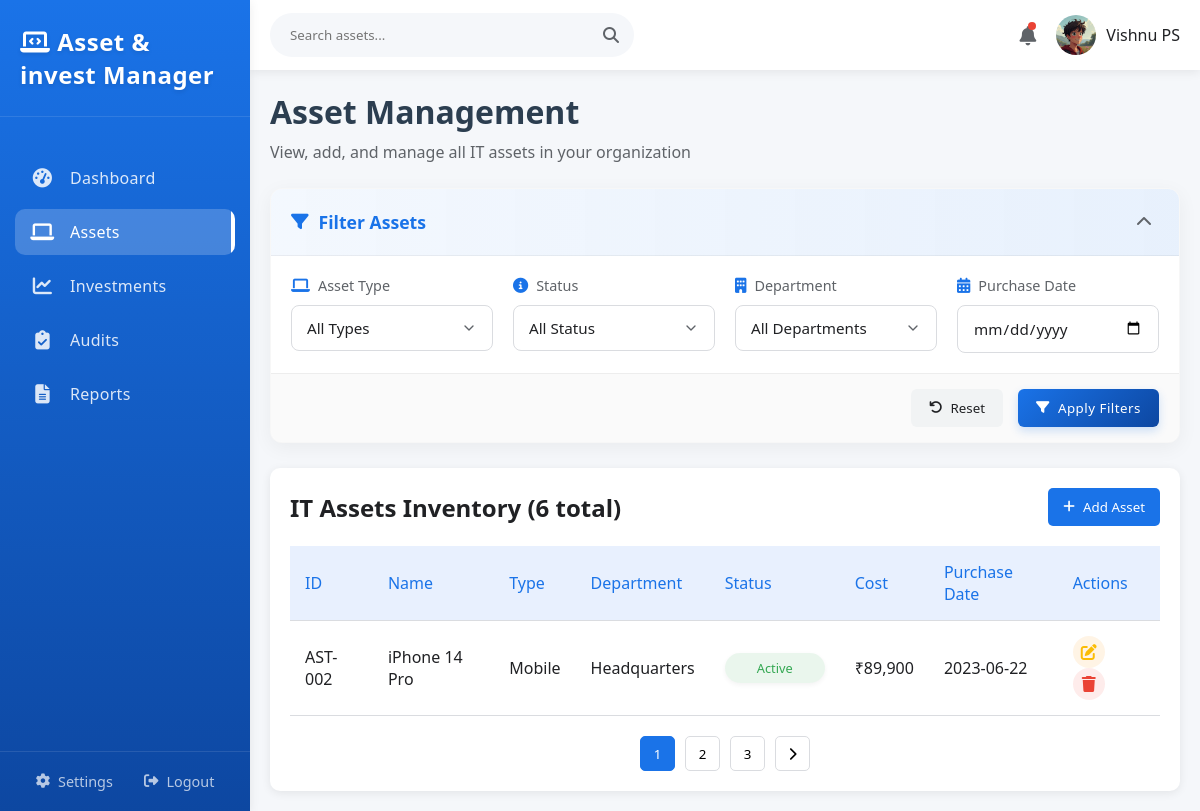
The app's page /assets.php?type=Mobile (signed in) with its own data.
### tables this page shows
CREATE TABLE `assets` (
  `id` int(11) NOT NULL,
  `asset_id` varchar(20) NOT NULL,
  `name` varchar(255) NOT NULL,
  `type` varchar(50) NOT NULL,
  `cost` decimal(12,2) NOT NULL,
  `purchase_date` date NOT NULL,
  `status` varchar(20) NOT NULL DEFAULT 'Active',
  `assigned_to` varchar(255) DEFAULT NULL,
  `location` varchar(100) DEFAULT NULL,
  `created_at` timestamp NOT NULL DEFAULT current_timestamp(),
  `user_id` int(11) DEFAULT NULL
);

### assets.php (the view, shortened to what this page needs)
<?php
include('config.php');
$user_id = $_SESSION['user_id'];
$whereConditions = ["user_id = ?"];
$params = [$user_id];
$types = 'i';
if (isset($_GET['type']) && $_GET['type'] !== 'all') {
    $whereConditions[] = "type = ?";
    $params[] = $_GET['type'];
    $types .= 's';
}
$assetsQuery = "SELECT * FROM assets WHERE ".implode(" AND ", $whereConditions)." ORDER BY id DESC";
$stmt = $conn->prepare($assetsQuery);
$stmt->bind_param($types, ...$params);
$stmt->execute();
$assetsResult = $stmt->get_result();
$totalAssetsQuery = "SELECT COUNT(*) as total FROM assets WHERE user_id = ?";
$totalAssetsStmt = $conn->prepare($totalAssetsQuery);
$totalAssetsStmt->bind_param('i', $user_id);
$totalAssetsStmt->execute();
$totalAssetsResult = $totalAssetsStmt->get_result();
$totalAssetsData = $totalAssetsResult->fetch_assoc();
$totalAssets = $totalAssetsData['total'];
?>
<!DOCTYPE html>
<html lang="en">
<head>
    <link rel="stylesheet" href="styles.css">
    <link rel="stylesheet" href="https://cdnjs.cloudflare.com/ajax/libs/font-awesome/6.4.0/css/all.min.css">
</head>
<body>
    <div class="container">
    <nav class="sidebar">
        <div class="logo">
            <h2><i class="fas fa-laptop-code"></i> Asset & invest Manager</h2>
        </div>
        <ul class="nav-links">
            <li><a href="dashboard.php"><i class="fas fa-tachometer-alt"></i> Dashboard</a></li>
            <li class="active"><a href="assets.php"><i class="fas fa-laptop"></i> Assets</a></li>
            <li><a href="investments.php"><i class="fas fa-chart-line"></i> Investments</a></li>
            <li><a href="audits.html"><i class="fas fa-clipboard-check"></i> Audits</a></li>
            <li><a href="reports.html"><i class="fas fa-file-alt"></i> Reports</a></li>
        </ul>
        <div class="sidebar-footer">
            <a href="settings.php"><i class="fas fa-cog"></i> Settings</a>
            <a href="logout.php"><i class="fas fa-sign-out-alt"></i> Logout</a>
        </div>
    </nav>
        <main class="main-content">
            <div class="top-bar">
                <div class="search-bar">
                    <input type="text" placeholder="Search assets...">
                    <i class="fas fa-search"></i>
                </div>
                <div class="user-profile">
                    <span class="notification-icon"><i class="fas fa-bell"></i></span>
                    <div class="profile-img">
                        <img src="profile.jpeg" alt="User Profile">
                    </div>
                    <span class="user-name"><?php echo $_SESSION['full_name']; ?></span>
                </div>
            </div>
            <div class="dashboard-content">
                <div class="page-header">
                    <h1>Asset Management</h1>
                    <p>View, add, and manage all IT assets in your organization</p>
                </div>
                <div class="filter-section">
                    <div class="filter-header">
                        <h3><i class="fas fa-filter"></i> Filter Assets</h3>
                        <button class="collapse-filters"><i class="fas fa-chevron-up"></i></button>
                    </div>
                    <div class="filter-body">
                        <div class="filter-group">
                            <label for="asset-type">
                                <i class="fas fa-laptop"></i> Asset Type
                            </label>
                            <select id="asset-type" class="filter-select">
                                <option value="all">All Types</option>
                            </select>
                        </div>
                        <div class="filter-group">
                            <label for="asset-status">
                                <i class="fas fa-info-circle"></i> Status
                            </label>
                            <select id="asset-status" class="filter-select">
                                <option value="all">All Status</option>
                            </select>
                        </div>
                        <div class="filter-group">
                            <label for="asset-department">
                                <i class="fas fa-building"></i> Department
                            </label>
                            <select id="asset-department" class="filter-select">
                                <option value="all">All Departments</option>
                            </select>
                        </div>
                        <div class="filter-group">
                            <label for="date-range">
                                <i class="fas fa-calendar-alt"></i> Purchase Date
                            </label>
                            <div class="date-range">
                                <input type="date" id="date-from" class="date-input" value="<?php echo isset($_GET['date_from']) ? $_GET['date_from'] : ''; ?>" placeholder="From">
                            </div>
                        </div>
                    </div>
                    <div class="filter-actions">
                        <button class="reset-btn"><i class="fas fa-undo"></i> Reset</button>
                        <button class="filter-btn"><i class="fas fa-filter"></i> Apply Filters</button>
                    </div>
                </div>
                <div class="table-section">
                    <div class="table-header">
                        <h2>IT Assets Inventory (<?php echo $totalAssets; ?> total)</h2>
                        <div class="table-actions">
                            <button class="add-btn" id="add-asset-btn"><i class="fas fa-plus"></i> Add Asset</button>
                        </div>
                    </div>
                    <div class="table-container">
                        <table class="assets-table">
                            <thead>
                                <tr>
                                    <th>ID</th>
                                    <th>Name</th>
                                    <th>Type</th>
                                    <th>Department</th>
                                    <th>Status</th>
                                    <th>Cost</th>
                                    <th>Purchase Date</th>
                                    <th>Actions</th>
                                </tr>
                            </thead>
                            <tbody>
                                <?php if($assetsResult && $assetsResult->num_rows > 0): ?>
                                <?php while($asset = $assetsResult->fetch_assoc()): ?>
                                <tr>
                                    <td><?php echo $asset['asset_id']; ?></td>
                                    <td><?php echo $asset['name']; ?></td>
                                    <td><?php echo $asset['type']; ?></td>
                                    <td><?php echo $asset['location'] ?? 'N/A'; ?></td>
                                    <td><span class="status-badge <?php echo strtolower($asset['status']); ?>"><?php echo $asset['status']; ?></span></td>
                                    <td>₹<?php echo number_format($asset['cost']); ?></td>
                                    <td><?php echo $asset['purchase_date']; ?></td>
                                    <td>
                                        <button class="action-btn edit" title="Edit" data-id="<?php echo $asset['id']; ?>"><i class="fas fa-edit"></i></button>
                                        <button class="action-btn delete" title="Delete" data-id="<?php echo $asset['id']; ?>"><i class="fas fa-trash"></i></button>
                                    </td>
                                </tr>
                                <?php endwhile; ?>
                                <?php else: ?>
                                <tr>
                                    <td colspan="8" class="no-data">No assets found</td>
                                </tr>
                                <?php endif; ?>
                            </tbody>
                        </table>
                    </div>
                    <div class="pagination">
                        <button class="page-btn active">1</button>
                        <button class="page-btn">2</button>
                        <button class="page-btn">3</button>
                        <button class="page-btn next"><i class="fas fa-chevron-right"></i></button>
                    </div>
                </div>
            </div>
        </main>
    </div>
</body>
</html>

### records on screen
assets: asset "AST-002", name "iPhone 14 Pro", type "Mobile", location "Headquarters", status "Active", cost "89,900", purchase_date "2023-06-22"

### other values on screen
$_SESSION['full_name'] "Vishnu PS"
$totalAssets "6"
